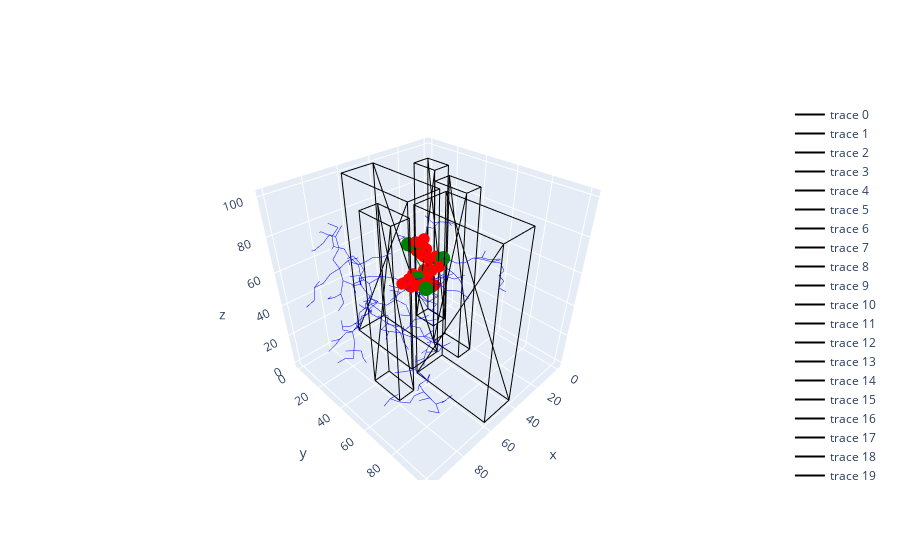

The cell this chart's notebook holds for it:
### Code cell
def main():
    #balance between extending and biasing	
	for i in range(0,maxIter):
		if i%10!=0: tree.expand()
		else: tree.bias()
	#check if sample is in goal, if so STOP!		
		if environment.goalRange()==1:
			print ("found")
			break
	tree.pathToGoal()
	tree.prun()
		
	#display initial plan under limited sensing
	draw()
	
fig.write_html("RRT3d_Plot.html")

 
# run main when RRT is called
if __name__ == '__main__':
    main()
